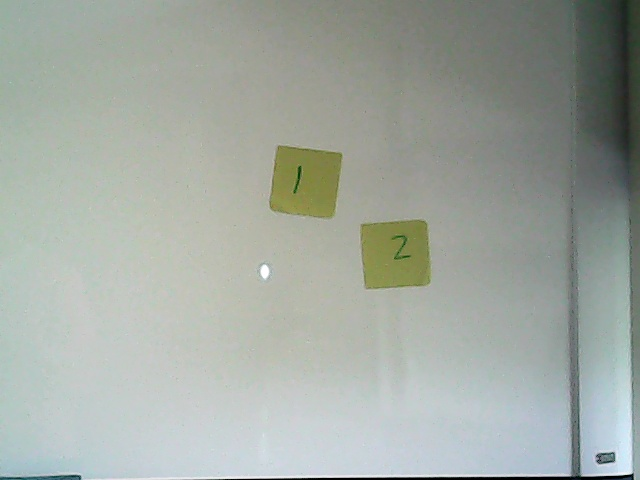
#> input picture whiteboard_session/full/0.jpg, 640 x 480 px; its folder holds 4 pictures in this run
$ python generate_gif.py   (older library calls are emulated)
#> lines starting #> are read from the running program, lines starting #| are printed output that depends on the picture
import PIL.Image as Image
import os

from PIL import Image
import numpy, cv2

import cv2.cv as cv

# [18 lines of commented-out code are left out]

def gen_video():
	images = []
	from glob import glob
	for img in glob('whiteboard_session/full/*.jpg'):
		images.append(Image.open(img))

	image1 = images[0]
#> image1 is the input picture: PIL image 640x480 RGB; mean R, G, B 161.7, 168.7, 161.2

	# Grab the stats from image1 to use for the resultant video
	height, width, layers =  numpy.array(image1).shape
#> height = 480; width = 640; layers = 3

	fourcc =cv2.cv.CV_FOURCC(*'XVID')

	# Create the OpenCV VideoWriter
	video = cv2.VideoWriter("meeting_review.avi", # Filename
	                        fourcc, # Negative 1 denotes manual codec selection. You can make this automatic by defining the "fourcc codec" with "cv2.VideoWriter_fourcc"
	                        30, # 10 frames per second is chosen as a demo, 30FPS and 60FPS is more typical for a YouTube video
	                        (width,height) # The width and height come from the stats of image1
	                        )

	# We'll have 30 frames be the animated transition from image1 to image2. At 10FPS, this is a whole 3 seconds
	img_count = 1
	while img_count != len(images):
		for i in xrange(0, 150):
			arr = cv2.cvtColor(numpy.array(images[img_count - 1]), cv2.COLOR_RGB2BGR)
			video.write(arr)
		for i in xrange(0,60):
		    images1And2 = Image.blend(images[img_count - 1], images[img_count], i/60.0)

		    # Conversion from PIL to OpenCV from: http://blog.extramaster.net/2015/07/python-converting-from-pil-to-opencv-2.html
		    video.write(cv2.cvtColor(numpy.array(images1And2), cv2.COLOR_RGB2BGR))

		img_count += 1
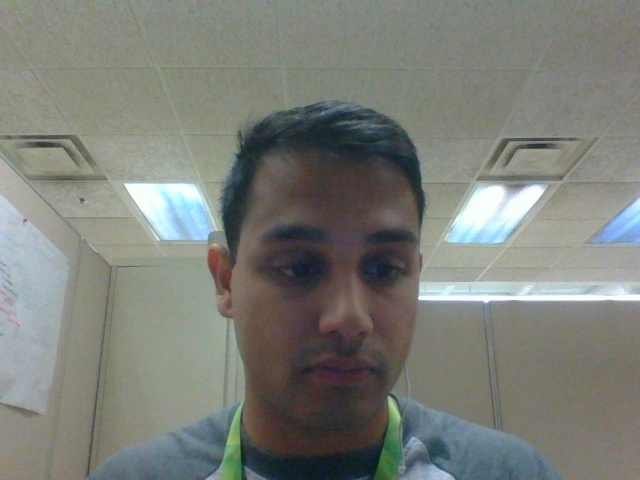
#> arr: shape (480, 640, 3); mean B, G, R 120.6, 126.8, 124

	for i in xrange(0, 150):
		#video.write(cv2.cvtColor(numpy.array(images[img_count - 1], cv2.COLOR_RGB2BGR)))
		arr = cv2.cvtColor(numpy.array(images[img_count - 1]), cv2.COLOR_RGB2BGR)
		video.write(arr)
#> this loop made 150 passes
#> pass 1, in gen_video, `arr = cv2.cvtColor(numpy.array(images[img_count - 1]), cv2.COLOR_RGB2B..`:
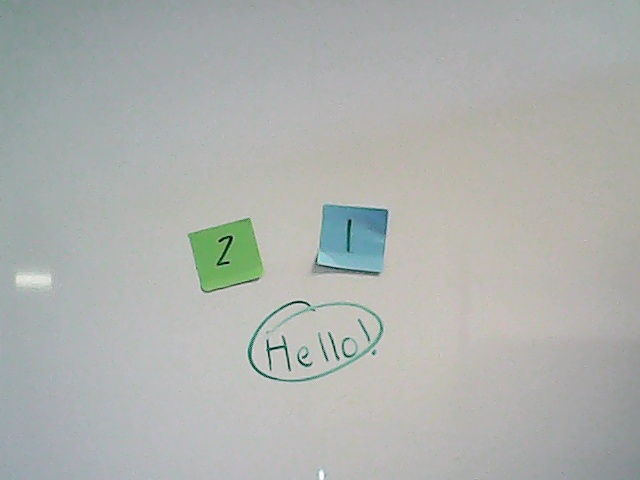
#> arr: shape (480, 640, 3); mean B, G, R 174.7, 177.7, 174.5

	# Release the video for it to be committed to a file
	video.release()

if __name__ == '__main__':
	gen_video()
